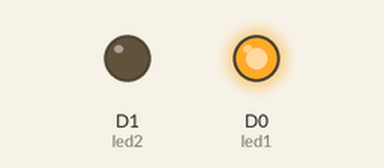
Simulated run of this sketch. Board: ESP8266 (NodeMCU). Parts: output pins drawn as LEDs (lit = HIGH).

Above: at 0.5 s.
At 2.5 s:
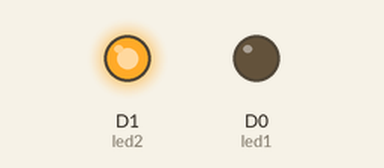
At 3.5 s:
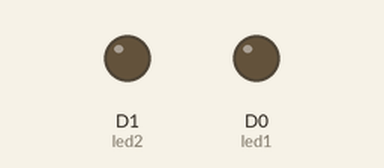
Timing chart, 0 to 5.2 s (numbered marks = the images above):
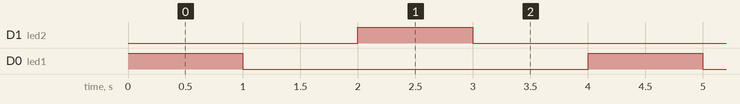

Measured:
- by itself, D1 (led2), D0 (led1): alternates HIGH for 1.0 s and LOW for 3.0 s
- by itself, everything shown: repeats every 4.0 s, in 4 steps

The sketch:

3.Multiple_LEDs.ino
```cpp
#define led1 D0
#define led2 D1
void setup()
{pinMode(led1, OUTPUT); // setup the three pin as output:
 pinMode(led2, OUTPUT);

}
void loop() // put the main code here to run repeatedly
{
 digitalWrite(led1, HIGH); // turn the LED on (HIGH is the voltage level)
 delay(1000); // wait for 1s
 digitalWrite(led1, LOW); // turn the LED off by making the voltage LOW
 delay(1000); // wait for 1s
 digitalWrite(led2, HIGH); // turn the LED on (HIGH is the voltage level)
 delay(1000); // wait for 1ms
 digitalWrite(led2, LOW); // turn the LED off by making the voltage LOW
 delay(1000); // wait for 1ms
}
```
